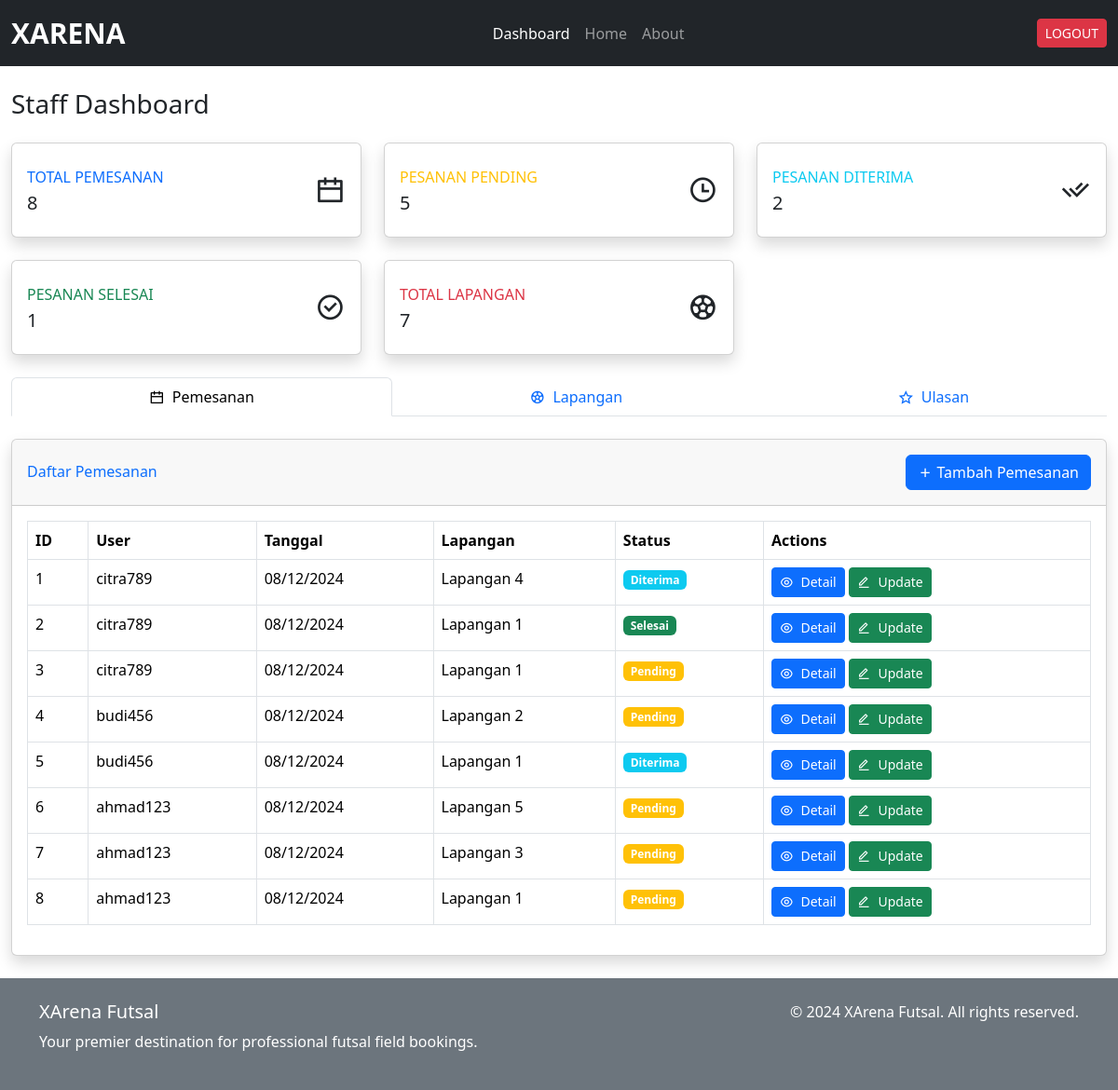
The app's page /staff/dashboard/ (signed in), older data.
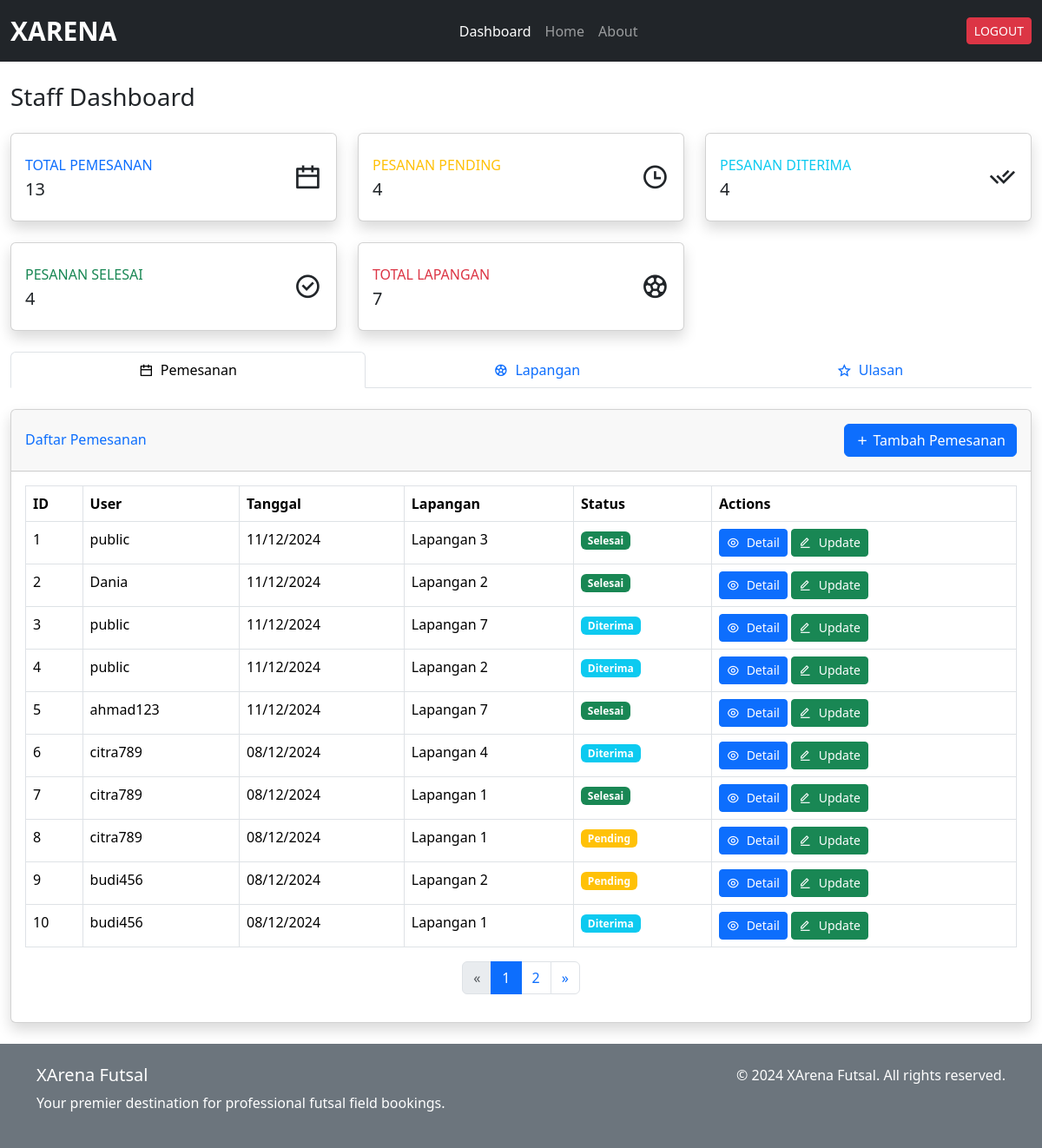
The same page, newer data.
### xarena_app/models.py (models this page shows, shortened)
class Pemesanan(models.Model):
    user = models.ForeignKey(
        settings.AUTH_USER_MODEL,
        on_delete=models.CASCADE,
        related_name='pemesanan_user',
        help_text="User yang melakukan pemesanan"
    )
    staff = models.ForeignKey(
        settings.AUTH_USER_MODEL,
        on_delete=models.CASCADE,
        null=True,
        blank=True,
        related_name='pemesanan_staff',
        help_text="Staff yang memproses pemesanan"
    )
    jadwal = models.ForeignKey(Jadwal, on_delete=models.CASCADE, help_text="Jadwal pemesanan")
    metode_pembayaran = models.CharField(max_length=20, choices=(
        ('transfer', 'Transfer Bank'),
        ('cash', 'Cash'),
    ), default='transfer')
    status = models.CharField(max_length=20, choices=(
        ('pending', 'Pending'),
        ('diterima', 'Diterima'),
        ('selesai', 'Selesai'),
        ('dibatalkan', 'Dibatalkan'),
    ), default='pending')
    created_at = models.DateTimeField(auto_now_add=True)
    updated_at = models.DateTimeField(auto_now=True)

class CustomUser(AbstractUser):
    nama_lengkap = models.CharField(max_length=100, blank=True, null=True)
    no_hp = models.CharField(max_length=15, blank=True, null=True)

class Jadwal(models.Model):
    lapangan = models.ForeignKey(Lapangan, on_delete=models.CASCADE)
    tanggal = models.DateField()
    jam_mulai = models.TimeField()
    jam_selesai = models.TimeField()
    is_available = models.BooleanField(default=True)

class Lapangan(models.Model):
    nama = models.CharField(max_length=100)
    deskripsi = models.TextField(max_length=500)
    harga_per_jam = models.DecimalField(max_digits=10, decimal_places=2)
    gambar = models.ImageField(upload_to='lapangan_images/', blank=True, null=True)
    is_available = models.BooleanField(default=True)
    def avg_rating(self):
        ratings = Ulasan.objects.filter(lapangan=self).values_list('rating', flat=True)
        if ratings:
            return sum(ratings) / len(ratings)
        return 0

### xarena_app/views.py (the view)
# urls.py: path('staff/dashboard/', views.dashboard_staff, name='dashboard_staff'),
@staff_member_required
def dashboard_staff(request):
    pemesanan_list = Pemesanan.objects.all().order_by('-created_at')
    pemesanan_paginator = Paginator(pemesanan_list, 10)
    pemesanan_page = request.GET.get('pemesanan_page')
    pemesanan = pemesanan_paginator.get_page(pemesanan_page)
    lapangan_list = Lapangan.objects.all()
    for field in lapangan_list:
        field.average_rating = field.avg_rating()
    lapangan_paginator = Paginator(lapangan_list, 10)
    lapangan_page = request.GET.get('lapangan_page')
    lapangan = lapangan_paginator.get_page(lapangan_page)
    ulasan_list = Ulasan.objects.all().order_by('-created_at')
    ulasan_paginator = Paginator(ulasan_list, 10)
    ulasan_page = request.GET.get('ulasan_page')
    ulasan = ulasan_paginator.get_page(ulasan_page)
    users = CustomUser.objects.filter(is_staff=False, is_superuser=False).order_by('username')
    context = {
        'pemesanan': pemesanan,
        'users': users,
        'lapangan': lapangan,
        'ulasan': ulasan,
        'total_lapangan': lapangan_list.count(),
        'total_pemesanan': pemesanan_list.count(),
        'pending_pemesanan': pemesanan_list.filter(status='pending').count(),
        'diterima_pemesanan': pemesanan_list.filter(status='diterima').count(),
        'completed_pemesanan': pemesanan_list.filter(status='selesai').count(),
    }
    return render(request, 'staff/dashboard_staff.html', context)

### xarena_app/templatetags/currency_filters.py (called while the page is built)
@register.filter
def rupiah(value):
    try:
        return f"Rp {int(value):,}".replace(',', '.')
    except (ValueError, TypeError):
        return "-"

### templates/staff/dashboard_staff.html (shortened to what the changed rows need)
{% extends '../base.html' %} {% load currency_filters %} {% block content %}
<div class="container-fluid mt-4">
  <div class="d-sm-flex align-items-center justify-content-between mb-4">
    <h1 class="h3 mb-0 text-gray-800">Staff Dashboard</h1>
  </div>
  <div class="row">
    <div class="col-xl-4 col-md-6 mb-4">
      <div class="card border-left-primary shadow h-100 py-2">
        <div class="card-body">
          <div class="row no-gutters align-items-center">
            <div class="col mr-2">
              <div
                class="text-xs font-weight-bold text-primary text-uppercase mb-1"
              >
                Total Pemesanan
              </div>
              <div class="h5 mb-0 font-weight-bold text-gray-800">
                {{ total_pemesanan }}
              </div>
            </div>
          </div>
        </div>
      </div>
    </div>
    <div class="col-xl-4 col-md-6 mb-4">
      <div class="card border-left-warning shadow h-100 py-2">
        <div class="card-body">
          <div class="row no-gutters align-items-center">
            <div class="col mr-2">
              <div
                class="text-xs font-weight-bold text-warning text-uppercase mb-1"
              >
                Pesanan Pending
              </div>
              <div class="h5 mb-0 font-weight-bold text-gray-800">
                {{ pending_pemesanan }}
              </div>
            </div>
          </div>
        </div>
      </div>
    </div>
    <div class="col-xl-4 col-md-6 mb-4">
      <div class="card border-left-info shadow h-100 py-2">
        <div class="card-body">
          <div class="row no-gutters align-items-center">
            <div class="col mr-2">
              <div
                class="text-xs font-weight-bold text-info text-uppercase mb-1"
              >
                Pesanan Diterima
              </div>
              <div class="h5 mb-0 font-weight-bold text-gray-800">
                {{ diterima_pemesanan }}
              </div>
            </div>
          </div>
        </div>
      </div>
    </div>
    <div class="col-xl-4 col-md-6 mb-4">
      <div class="card border-left-success shadow h-100 py-2">
        <div class="card-body">
          <div class="row no-gutters align-items-center">
            <div class="col mr-2">
              <div
                class="text-xs font-weight-bold text-success text-uppercase mb-1"
              >
                Pesanan Selesai
              </div>
              <div class="h5 mb-0 font-weight-bold text-gray-800">
                {{ completed_pemesanan }}
              </div>
            </div>
          </div>
        </div>
      </div>
    </div>
  </div>
  <div class="tab-content" id="dashboardTabsContent">
    <div
      class="tab-pane fade show active"
      id="pemesanan"
      role="tabpanel"
      aria-labelledby="pemesanan-tab"
    >
      <div class="card shadow mb-4">
        <div class="card-body">
          <div class="table-responsive">
            <table
              class="table table-bordered"
              width="100%"
              cellspacing="0"
            >
              <thead>
                <tr>
                  <th>ID</th>
                  <th>User</th>
                  <th>Tanggal</th>
                  <th>Lapangan</th>
                  <th>Status</th>
                  <th>Actions</th>
                </tr>
              </thead>
              <tbody>
                {% for item in pemesanan %}
                <tr>
                  <td>{{ forloop.counter }}</td>
                  <td>{{ item.user.username }}</td>
                  <td>{{ item.created_at|date:"d/m/Y" }}</td>
                  <td>{{ item.jadwal.lapangan.nama }}</td>
                  <td>
                    <span
                      class="badge {% if item.status == 'pending' %} bg-warning {% elif item.status == 'diterima' %} bg-info {% elif item.status == 'dibatalkan' %} bg-danger {% else %} bg-success {% endif %}"
                    >
                      {{ item.status|capfirst }}
                    </span>
                  </td>
                  <td>
                    <a
                      href="{% url 'detail_pemesanan_staff' item.id %}"
                      class="btn btn-primary btn-sm"
                    >
                      <i class="ri-eye-line me-2"></i>Detail
                    </a>
                    <button
                      class="btn btn-success btn-sm update-btn gap-2"
                      data-id="{{ item.id }}"
                      data-status="{{ item.status }}"
                    >
                      <i class="ri-edit-line me-2"></i>Update
                    </button>
                  </td>
                </tr>
                {% endfor %}
              </tbody>
            </table>
            {% include '../components/pagination.html' with page_obj=pemesanan param_name='pemesanan_page' %}
          </div>
        </div>
      </div>
    </div>
  </div>
</div>
{% endblock %}

Row changes from the older to the newer data that the page shows:
no longer on this page (row edited): Pemesanan: user.username "ahmad123", created_at "08/12/2024", jadwal.lapangan.nama "Lapangan 5", status "Pending"
no longer on this page (row unchanged): Pemesanan: user.username "ahmad123", created_at "08/12/2024", jadwal.lapangan.nama "Lapangan 3", status "Pending"
no longer on this page (row unchanged): Pemesanan: user.username "ahmad123", created_at "08/12/2024", jadwal.lapangan.nama "Lapangan 1", status "Pending"
added Pemesanan: user.username "public", created_at "11/12/2024", jadwal.lapangan.nama "Lapangan 3", status "Selesai"
added Pemesanan: user.username "Dania", created_at "11/12/2024", jadwal.lapangan.nama "Lapangan 2", status "Selesai"
added Pemesanan: user.username "public", created_at "11/12/2024", jadwal.lapangan.nama "Lapangan 7", status "Diterima"
added Pemesanan: user.username "public", created_at "11/12/2024", jadwal.lapangan.nama "Lapangan 2", status "Diterima"
added Pemesanan: user.username "ahmad123", created_at "11/12/2024", jadwal.lapangan.nama "Lapangan 7", status "Selesai"
Text that changed along with them:
{{ total_pemesanan }}: "8" → "13"
{{ pending_pemesanan }}: "5" → "4"
{{ diterima_pemesanan }}: "2" → "4"
{{ completed_pemesanan }}: "1" → "4"
new list line: "1"
new list line: "2"
